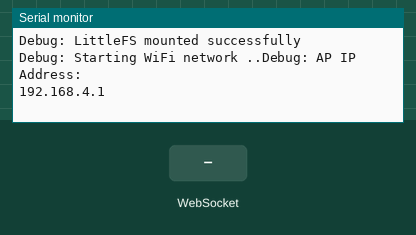
Simulated run of this sketch. Board: ESP8266 (NodeMCU). Shown: the last lines printed to the serial monitor. The inputs (shaded band) are chosen by the test bench. Storage starts empty.

Above: at 1.2 s.
1.3 s: WebSocket text "1" received
At 2.5 s:
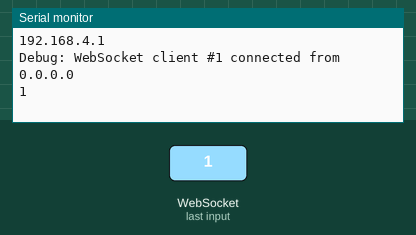
2.8 s: WebSocket text "0" received
At 3.8 s:
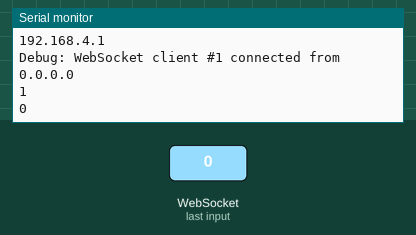

Measured:
- after the input at 1.3 s, the serial monitor: prints a new line at once (image 1)
- after the input at 2.8 s, the serial monitor: prints a new line at once (image 2)

The sketch:

beadandoNodeMCU.ino
```cpp
#include <Arduino.h>
#include <ESP8266WiFi.h>
#include <ESPAsyncTCP.h>
#include <ESPAsyncWebServer.h>
#include "LittleFS.h"
#include <Arduino_JSON.h>

// Replace with your network credentials
const char* ssid = "ESP2866-AP";
const char* password = "Password";

// Create AsyncWebServer object on port 80
AsyncWebServer server(80);
// Create a WebSocket object

AsyncWebSocket ws("/ws");

// Initialize LittleFS
void initFS() {
  if (!LittleFS.begin()) {
    Serial.println("Debug: An error has occurred while mounting LittleFS");
  }
  else{
   Serial.println("Debug: LittleFS mounted successfully");
  }
}

// Initialize WiFi
void initWiFi() {
  WiFi.softAP(ssid, password);
  Serial.print("Debug: Starting WiFi network ..");
  IPAddress IP = WiFi.softAPIP();
  Serial.println("Debug: AP IP Address: ");
  Serial.println(IP);
}

void notifyClients(String sliderValues) {
  ws.textAll(sliderValues);
}

void handleWebSocketMessage(void *arg, uint8_t *data, size_t len) {
  AwsFrameInfo *info = (AwsFrameInfo*)arg;
  if (info->final && info->index == 0 && info->len == len && info->opcode == WS_TEXT) {
    data[len] = 0;
    String message = (char*)data;
    Serial.println(message);
  }
}
void onEvent(AsyncWebSocket *server, AsyncWebSocketClient *client, AwsEventType type, void *arg, uint8_t *data, size_t len) {
  switch (type) {
    case WS_EVT_CONNECT:
      Serial.printf("Debug: WebSocket client #%u connected from %s\n", client->id(), client->remoteIP().toString().c_str());
      break;
    case WS_EVT_DISCONNECT:
      Serial.printf("Debug: WebSocket client #%u disconnected\n", client->id());
      break;
    case WS_EVT_DATA:
      handleWebSocketMessage(arg, data, len);
      break;
    case WS_EVT_PONG:
    case WS_EVT_ERROR:
      break;
  }
}

void initWebSocket() {
  ws.onEvent(onEvent);
  server.addHandler(&ws);
}

void setup() {
  Serial.begin(115200);
  initFS();
  initWiFi();

  initWebSocket();

  server.on("/", HTTP_GET, [](AsyncWebServerRequest *request){
    request->send(LittleFS, "/index.html", "text/html");
  });

  server.serveStatic("/", LittleFS, "/");
  server.begin();
}

void loop() {
  ws.cleanupClients();
}
```
